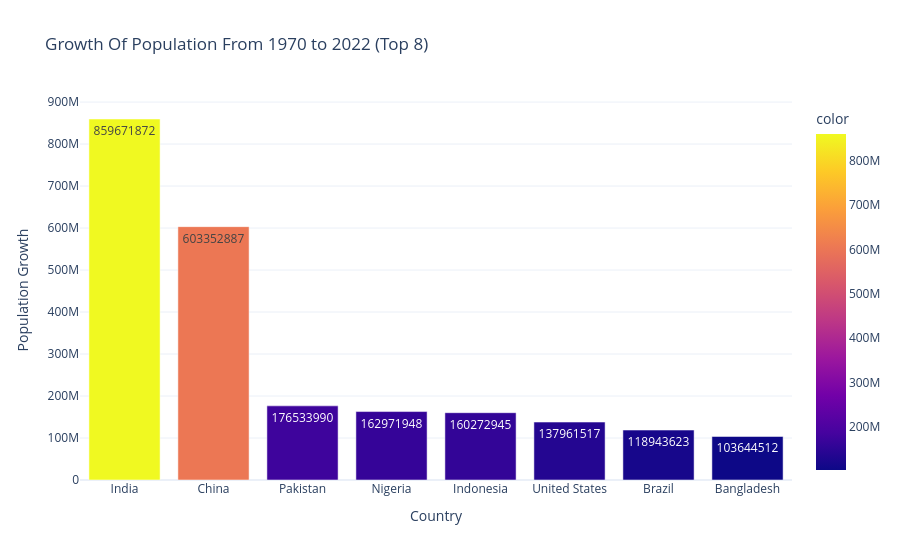

The notebook cell this image was saved under:
### Markdown cell above
# Growth of Population (1970 to 2022 and  Top 8 Countries)

### Code cell
growth = (
    df.groupby('Country/Territory')['2022 Population'].sum()
    - df.groupby('Country/Territory')['1970 Population'].sum()
).sort_values(ascending=False).head(8)

fig = px.bar(
    x=growth.index,
    y=growth.values,
    text=growth.values,
    color=growth.values,
    title='Growth Of Population From 1970 to 2022 (Top 8)',
    template='plotly_white'
)

fig.update_layout(
    xaxis_title='Country',
    yaxis_title='Population Growth'
)

fig.show()

### Figure 1 — Plotly figure (JSON) as saved in the notebook; plotly's stock layout.template omitted (floating-point values rounded to 4 significant figures)
{"data": [{"alignmentgroup": "True", "hovertemplate": "x=%{x}<br>y=%{y}<br>text=%{text}<br>color=%{marker.color}<extra></extra>", "legendgroup": "", "marker": {"color": [859671872, 603352887, 176533990, 162971948, 160272945, 137961517, 118943623, 103644512], "coloraxis": "coloraxis", "pattern": {"shape": ""}}, "name": "", "offsetgroup": "", "orientation": "v", "showlegend": false, "text": [859671872, 603352887, 176533990, 162971948, 160272945, 137961517, 118943623, 103644512], "textposition": "auto", "type": "bar", "x": ["India", "China", "Pakistan", "Nigeria", "Indonesia", "United States", "Brazil", "Bangladesh"], "xaxis": "x", "y": [859671872, 603352887, 176533990, 162971948, 160272945, 137961517, 118943623, 103644512], "yaxis": "y"}], "layout": {"autosize": true, "barmode": "relative", "coloraxis": {"colorbar": {"title": {"text": "color"}}, "colorscale": [[0, "#0d0887"], [0.1111, "#46039f"], [0.2222, "#7201a8"], [0.3333, "#9c179e"], [0.4444, "#bd3786"], [0.5556, "#d8576b"], [0.6667, "#ed7953"], [0.7778, "#fb9f3a"], [0.8889, "#fdca26"], [1, "#f0f921"]]}, "legend": {"tracegroupgap": 0}, "title": {"text": "Growth Of Population From 1970 to 2022 (Top 8)"}, "xaxis": {"anchor": "y", "autorange": true, "domain": [0, 1], "range": [-0.5, 7.5], "title": {"text": "Country"}, "type": "category"}, "yaxis": {"anchor": "x", "autorange": true, "domain": [0, 1], "range": [0, 904917760], "title": {"text": "Population Growth"}, "type": "linear"}}}
